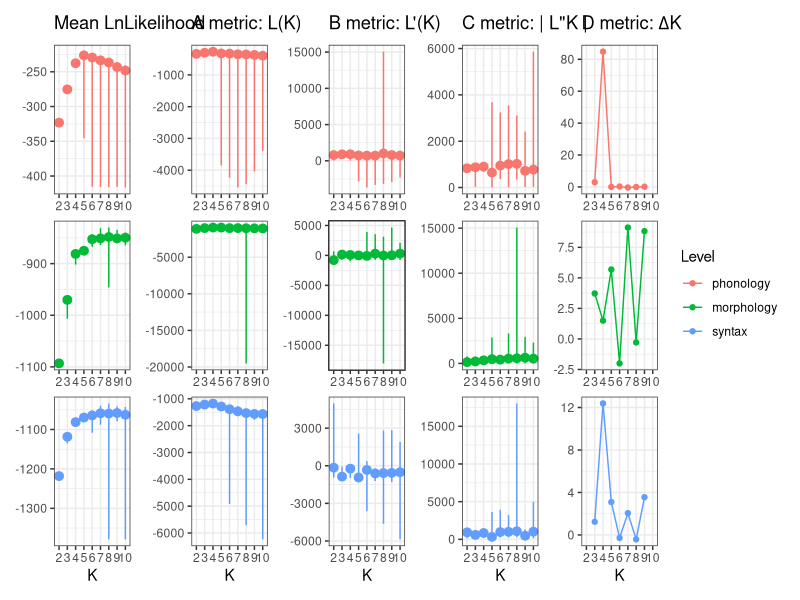

Write R code to recreate this figure.
# Which K value is the true K value?
# Evanno 2005:
# Description of the four steps for the graphical method
# allowing detection of the true number of groups K*.
# (A) Mean L(K) (± SD) over 20 runs for each K value.
# The model considered here is a hierarchical island model
# using all 100 individuals per population and 50 AFLP loci.
# (B) Rate of change of the likelihood distribution (mean ± SD)
# calculated as L′(K) = L(K) – L(K – 1).
# (C) Absolute values of the second order rate of change
# of the likelihood distribution (mean ± SD)
# calculated according to the formula:
# |L′′(K)| = |L′(K + 1) – L′(K)|.
# (D) ∆K calculated as ∆K = m|L′′(K)|/ s[L(K)].
# The modal value of this distribution is the true K(*)
# or the uppermost level of structure, here five clusters.

library(ggplot2)
library(dplyr)
library(patchwork) 

outfile <- read.csv("data/outfile.txt",sep=";")

level_ordered <- c("phonology", "morphology", "syntax")

theme_set(theme_bw())

# LnLikelihood

lnlikelihood <- function(data_set) {
  data_set %>%
    group_by(K) %>%
    ggplot(aes(meanLnLikelihood, color = factor(level, level = level_ordered))) +
    stat_summary(
      mapping = aes(x = factor(K), y = meanLnLikelihood),
      fun.min = min,
      fun.max = max,
      fun = median
    ) +
    labs(x = "K", 
         title = "Mean LnLikelihood") +
    facet_wrap(.~factor(level, level = level_ordered), nrow = 3, scales = "free") +
    theme(strip.background = element_blank(), strip.text.x = element_blank(), axis.title.y = element_blank(), legend.position="none")
}

# (A) mean LnProbData
a_way <- function(data_set) {
  data_set %>%
    group_by(K) %>%
    ggplot(aes(LnProbData, color = factor(level, level = level_ordered))) +
    stat_summary(
      mapping = aes(x = factor(K), y = LnProbData),
      fun.min = min,
      fun.max = max,
      fun = median
    ) +
    labs(x = "K", 
         title = "A metric: L(K)") +
    facet_wrap(.~factor(level, level = level_ordered), nrow = 3, scales = "free") +
    theme(strip.background = element_blank(), strip.text.x = element_blank(), axis.title.y = element_blank(), legend.position="none")
}

# (B) L′(K) = L(K) – L(K – 1)
b_way <- function(data_set) {
  data_set %>%
    arrange(Run, K) %>%
    mutate(L_diff = LnProbData - lag(LnProbData)) %>%
    ggplot(aes(L_diff , color = factor(level, level = level_ordered))) +
    stat_summary(
      mapping = aes(x = factor(K), y = L_diff),
      fun.min = min,
      fun.max = max,
      fun = median
    ) +
    labs(x = "K",
         title = "B metric: L'(K)") +
    facet_wrap(.~factor(level, level = level_ordered), nrow = 3, scales = "free") +
    theme(strip.background = element_blank(), strip.text.x = element_blank(), axis.title.y = element_blank(), legend.position="none")
}

# (C) L′′(K)| = |L′(K + 1) – L′(K)
c_way <- function(data_set) {
  data_set %>%
  arrange(Run, K) %>%
  mutate(L_diff = abs(lead(LnProbData) - LnProbData)) %>%
  ggplot(aes(L_diff, color = factor(level, level = level_ordered))) +
  stat_summary(
    mapping = aes(x = factor(K), y = L_diff),
    fun.min = min,
    fun.max = max,
    fun = median
  ) +
  labs(x = "K",
       title = expression(paste('C metric: | L"K |'))) +
    facet_wrap(.~factor(level, level = level_ordered), nrow = 3, scales = "free") +
    theme(strip.background = element_blank(), strip.text.x = element_blank(), axis.title.y = element_blank(), legend.position="none")
}

# (D) ∆K = m|L′′(K)|/ s[L(K)] 
# the mean of the absolute values of L′′(K)
# averaged over 20 runs divided by the standard deviation of L(K)
# expands as: m(|L(K + 1) − 2 L(K ) + L(K − 1)|)/s[L(K )] 
d_way <- function(data_set) {
  data_set %>%
  group_by(level, K) %>%
  summarise(mean_lnprobdata = mean(abs(LnProbData)), sd_lnprobdata = sd(LnProbData)) %>%
  # calculate the variance between runs for each K
  # mutate(delta_k = mean_lnprobdata/sd_lnprobdata) %>%
  mutate(delta_k = (lead(mean_lnprobdata) - 2 * mean_lnprobdata + lag(mean_lnprobdata)) / sd_lnprobdata)%>%
  ggplot(aes(factor(K), delta_k, color = factor(level, level = level_ordered))) +
  geom_line(aes(group = 1)) +
  geom_point() +
  labs(x = "K", 
       #title = expression(paste("D metric: ", Delta, "K = m(| L′′(K) |) / s[L(K)]"))) +
        title = expression(paste("D metric: ", Delta, "K"))) +
  facet_wrap(.~factor(level, level = level_ordered), nrow = 3, scales = "free") +
  theme(strip.background = element_blank(), strip.text.x = element_blank(), axis.title.y = element_blank()) +
  scale_colour_discrete(name="Level")
}

lnlikelihood_plot <- lnlikelihood(outfile)
a_way_plot <- a_way(outfile)
b_way_plot <- b_way(outfile)
c_way_plot <- c_way(outfile)
d_way_plot <- d_way(outfile)

ggsave("plots/evanno.pdf", (lnlikelihood_plot | a_way_plot | b_way_plot | c_way_plot | d_way_plot),
       height = 8, width = 15)

